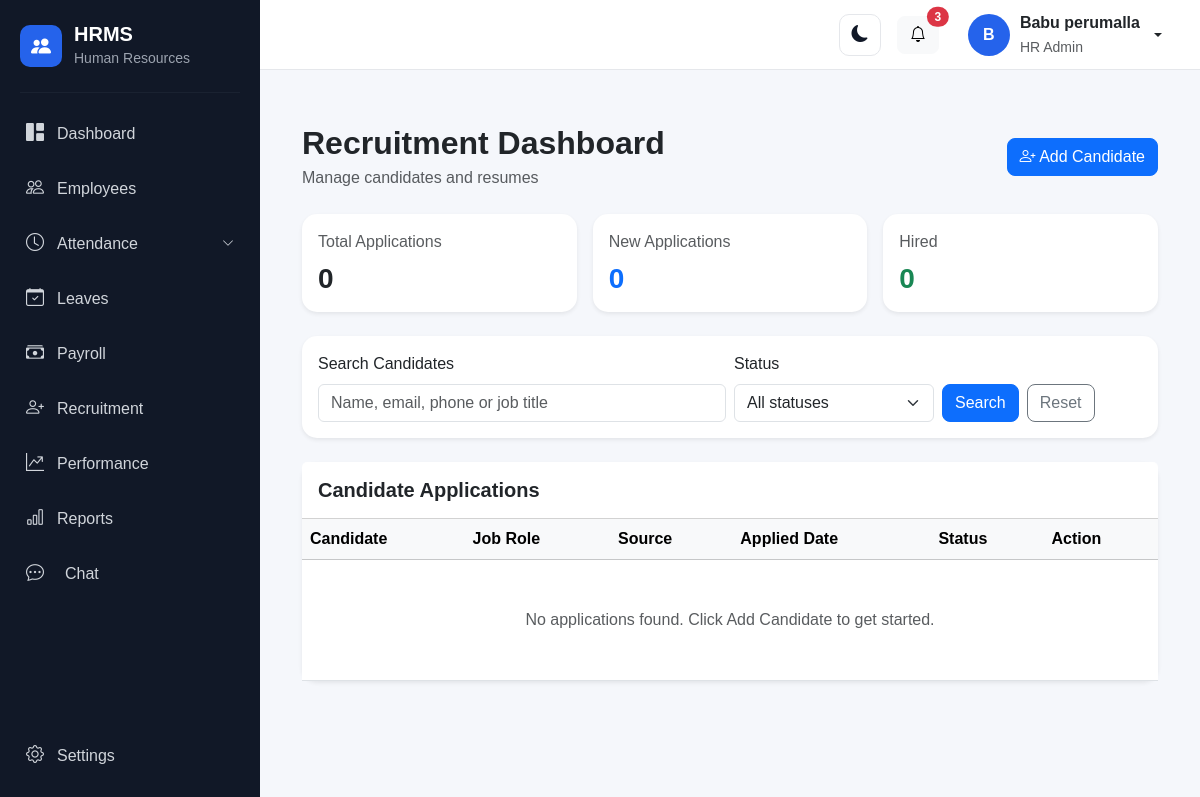
Screenshot of /recruitment/ (signed in) with the database file from the repository.
### account/models.py (models this page shows, shortened)
class User(AbstractUser):
    class Role(models.TextChoices):
        SUPER_ADMIN = "SUPER_ADMIN", "Super Admin"
        HR_ADMIN = "HR_ADMIN", "HR Admin"
        MANAGER = "MANAGER", "Manager"
        EMPLOYEE = "EMPLOYEE", "Employee"
        RECRUITER = "RECRUITER", "Recruiter"
        PAYROLL_ADMIN = "PAYROLL_ADMIN", "Payroll Admin"
    objects = HRMSUserManager()
    role = models.CharField(
        max_length=30,
        choices=Role.choices,
        default=Role.EMPLOYEE,
    )
    phone = models.CharField(
        max_length=15,
        blank=True,
        null=True,
    )
    profile_picture = models.ImageField(
        upload_to="profile_pictures/",
        blank=True,
        null=True,
    )
    must_change_password = models.BooleanField(
        default=False,
        help_text="If enabled, the user must change their password after logging in.",
    )

### recruitment/views.py (the view, shortened to what this page needs)
# urls.py: path("", views.recruitment_dashboard, name="dashboard"),
@recruitment_staff_required
def recruitment_dashboard(request):
    applications = CandidateApplication.objects.select_related("job")
    search = request.GET.get("q", "").strip()
    status = request.GET.get("status", "").strip()
    source = request.GET.get("source", "").strip()
    valid_statuses = CandidateApplication.Status.values
    valid_sources = CandidateApplication.Source.values
    if status in valid_statuses:
        applications = applications.filter(status=status)
    if source in valid_sources:
        applications = applications.filter(source=source)
    paginator = Paginator(applications, 10)
    page_obj = paginator.get_page(request.GET.get("page"))
    context = {
        "page_obj": page_obj,
        "total_applications": CandidateApplication.objects.count(),
        "new_applications": CandidateApplication.objects.filter(
            status="NEW"
        ).count(),
        "shortlisted": CandidateApplication.objects.filter(
            status="SHORTLISTED"
        ).count(),
        "interviews": CandidateApplication.objects.filter(
            status="INTERVIEW"
        ).count(),
        "hired": CandidateApplication.objects.filter(status="HIRED").count(),
        "rejected": CandidateApplication.objects.filter(
            status="REJECTED"
        ).count(),
        "jobs": JobOpening.objects.all(),
        "status_choices": CandidateApplication.Status.choices,
        "source_choices": CandidateApplication.Source.choices,
        "selected_status": status,
        "selected_source": source,
        "search": search,
    }
    return render(request, "recruitment/dashboard.html", context)

### templates/recruitment/dashboard.html (shortened to what this page needs)
{% extends "base.html" %}
{% block content %}
<div class="container-fluid py-4">
    <div class="d-flex justify-content-between align-items-center flex-wrap gap-3 mb-4">
        <div>
            <h2 class="fw-bold mb-1">Recruitment Dashboard</h2>
            <p class="text-muted mb-0">Manage candidates and resumes</p>
        </div>
        <a href="{% url 'recruitment:application_create' %}" class="btn btn-primary">
            <i class="bi bi-person-plus"></i> Add Candidate
        </a>
    </div>
    <div class="row g-3 mb-4">
        <div class="col-6 col-lg-4">
            <div class="card border-0 shadow-sm h-100">
                <div class="card-body">
                    <p class="text-muted mb-2">Total Applications</p>
                    <h3 class="fw-bold mb-0">{{ total_applications }}</h3>
                </div>
            </div>
        </div>
        <div class="col-6 col-lg-4">
            <div class="card border-0 shadow-sm h-100">
                <div class="card-body">
                    <p class="text-muted mb-2">New Applications</p>
                    <h3 class="fw-bold text-primary mb-0">{{ new_applications }}</h3>
                </div>
            </div>
        </div>
        <div class="col-6 col-lg-4">
            <div class="card border-0 shadow-sm h-100">
                <div class="card-body">
                    <p class="text-muted mb-2">Hired</p>
                    <h3 class="fw-bold text-success mb-0">{{ hired }}</h3>
                </div>
            </div>
        </div>
    </div>
    <div class="card border-0 shadow-sm mb-4">
        <div class="card-body">
            <form method="get" class="row g-2 align-items-end">
                <div class="col-md-6">
                    <label class="form-label">Search Candidates</label>
                    <input type="search" name="q" value="{{ search }}"
                           class="form-control"
                           placeholder="Name, email, phone or job title">
                </div>
                <div class="col-md-3">
                    <label class="form-label">Status</label>
                    <select name="status" class="form-select">
                        <option value="">All statuses</option>
                    </select>
                </div>
                <div class="col-md-3 d-flex gap-2">
                    <button class="btn btn-primary" type="submit">Search</button>
                    <a href="{% url 'recruitment:dashboard' %}"
                       class="btn btn-outline-secondary">Reset</a>
                </div>
            </form>
        </div>
    </div>
    <div class="card border-0 shadow-sm">
        <div class="card-header bg-white py-3">
            <h5 class="mb-0 fw-semibold">Candidate Applications</h5>
        </div>
        <div class="table-responsive">
            <table class="table table-hover align-middle mb-0">
                <thead class="table-light">
                    <tr>
                        <th>Candidate</th>
                        <th>Job Role</th>
                        <th>Source</th>
                        <th>Applied Date</th>
                        <th>Status</th>
                        <th>Action</th>
                    </tr>
                </thead>
                <tbody>
                    {% for app in page_obj %}
                    <tr>
                        <td>
                            <div class="fw-semibold">{{ app.candidate_name }}</div>
                            <small class="text-muted">{{ app.email }}</small>
                        </td>
                        <td>{{ app.job.title|default:"Not specified" }}</td>
                        <td>{{ app.get_source_display }}</td>
                        <td>{{ app.applied_at|date:"d M Y" }}</td>
                        <td>
                            <span class="badge bg-primary">
                                {{ app.get_status_display }}
                            </span>
                        </td>
                        <td>
                            <a href="{% url 'recruitment:application_detail' app.pk %}"
                               class="btn btn-sm btn-outline-primary">View</a>
                        </td>
                    </tr>
                    {% empty %}
                    <tr>
                        <td colspan="6" class="text-center py-5 text-muted">
                            No applications found.
                            Click Add Candidate to get started.
                        </td>
                    </tr>
                    {% endfor %}
                </tbody>
            </table>
        </div>
    </div>
</div>
{% endblock %}

### templates/base.html (shortened to what this page needs)
{% load static %}
<!DOCTYPE html>
<html lang="en">
<head>
    <link href="https://cdn.jsdelivr.net/npm/bootstrap@5.3.3/dist/css/bootstrap.min.css" rel="stylesheet">
    <link rel="stylesheet" href="https://cdn.jsdelivr.net/npm/bootstrap-icons@1.11.3/font/bootstrap-icons.min.css">
    <link rel="stylesheet" href="{% static 'css/style.css' %}">
</head>
<body>
    <div class="d-flex min-vh-100">
        <aside class="sidebar" id="sidebar">
            <div class="sidebar-brand">
                <div class="brand-icon">
                    <i class="bi bi-people-fill"></i>
                </div>
                <div>
                    <h5 class="mb-0">
                        HRMS
                    </h5>
                    <small>
                        Human Resources
                    </small>
                </div>
            </div>
            <hr>
            <nav class="sidebar-menu">
                <a href="{% url 'dashboard' %}" class="sidebar-link">
                    <i class="bi bi-grid-1x2-fill"></i>
                    <span>
                        Dashboard
                    </span>
                </a>
                <a href="{% url 'employee_list' %}" class="sidebar-link">
                    <i class="bi bi-people"></i>
                    <span>
                        Employees
                    </span>
                </a>
                <a class="sidebar-link" data-bs-toggle="collapse" href="#attendanceMenu"
                    role="button" aria-expanded="false" aria-controls="attendanceMenu">
                    <i class="bi bi-clock"></i>
                    <span class="flex-grow-1">
                        Attendance
                    </span>
                    <i class="bi bi-chevron-down organization-arrow"></i>
                </a>
                <a href="{% url 'leave_dashboard' %}" class="sidebar-link">
                    <i class="bi bi-calendar-check"></i>
                    <span>
                        Leaves
                    </span>
                </a>
                <a href="{% url 'payroll:payroll_dashboard' %}" class="sidebar-link">
                    <i class="bi bi-cash-stack"></i>
                    <span>
                        Payroll
                    </span>
                </a>
                {% if user.role == "HR_ADMIN" %}
                <a href="{% url 'recruitment:dashboard' %}" class="sidebar-link">
                    <i class="bi bi-person-plus"></i>
                    <span>
                        Recruitment
                    </span>
                </a>
                {% endif %}
                <a href="{% url 'performance:dashboard' %}" class="sidebar-link">
                    <i class="bi bi-graph-up-arrow"></i>
                    <span>
                        Performance
                    </span>
                </a>
                {% if user.role == "HR_ADMIN" or user.role == "SUPER_ADMIN" %}
                <a href="{% url 'reports:dashboard' %}" class="sidebar-link">
                    <i class="bi bi-bar-chart"></i>
                    <span>
                        Reports
                    </span>
                </a>
                {% endif %}
                <a href="{% url 'chat:home' %}"
                    class="sidebar-link {% if request.resolver_match.namespace == 'chat' %}active{% endif %}">
                    <i class="bi bi-chat-dots me-2"></i>
                    <span>Chat</span>
                </a>
            </nav>
            <div class="sidebar-bottom">
                <a href="{% url 'settings' %}" class="sidebar-link">
                    <i class="bi bi-gear"></i>
                    <span>
                        Settings
                    </span>
                </a>
            </div>
        </aside>
        <div class="main-wrapper">
            <nav class="top-navbar">
                <div class="ms-auto d-flex align-items-center gap-3">
                    <button type="button" class="btn theme-toggle" id="themeToggle" aria-label="Switch to dark mode"
                        title="Switch to dark mode">
                        <i class="bi bi-moon-fill" id="themeToggleIcon"></i>
                    </button>
                    <button type="button" class="btn btn-light position-relative">
                        <i class="bi bi-bell"></i>
                        <span class="position-absolute top-0 start-100 translate-middle badge rounded-pill bg-danger">
                            3
                        </span>
                    </button>
                    <div class="dropdown">
                        <button type="button" class="btn user-menu dropdown-toggle" data-bs-toggle="dropdown">
                            <div class="user-avatar overflow-hidden d-flex align-items-center justify-content-center"
                                 style="width:42px; height:42px; min-width:42px; border-radius:50%;">
                                {% if user.employee_profile.profile_photo %}
                                    <img src="{{ user.employee_profile.profile_photo.url }}"
                                         alt="{{ user.get_full_name|default:user.username }}"
                                         style="width:100%; height:100%; object-fit:cover; border-radius:50%;">
                                {% elif user.profile_picture %}
                                    <img src="{{ user.profile_picture.url }}"
                                         alt="{{ user.get_full_name|default:user.username }}"
                                         style="width:100%; height:100%; object-fit:cover; border-radius:50%;">
                                {% else %}
                                    {{ user.first_name|first|default:user.username|first|upper }}
                                {% endif %}
                            </div>
                            <div class="d-none d-md-block text-start">
                                <div class="fw-semibold">
                                    {{ user.get_full_name|default:user.username }}
                                </div>
                                <small class="text-muted">
                                    {{ user.get_role_display }}
                                </small>
                            </div>
                        </button>
                    </div>
                </div>
            </nav>
            <main class="content-area">
                {% block content %}
                {% endblock %}
            </main>
        </div>
    </div>
</body>
</html>

### rows the page displays
User: first_name|first "B", get_full_name "Babu perumalla", role "HR Admin"

### other values shown
{{ total_applications }} "0"
{{ new_applications }} "0"
{{ hired }} "0"
